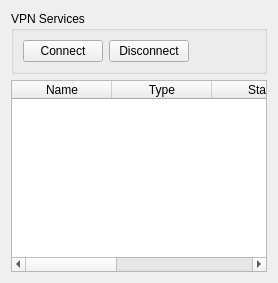
     <widget class="QWidget" name="VPN">
      <property name="whatsThis">
       <string>&lt;html&gt;&lt;head/&gt;&lt;body&gt;&lt;p&gt;&lt;br/&gt;&lt;/p&gt;&lt;/body&gt;&lt;/html&gt;</string>
      </property>
      <attribute name="title">
       <string>&amp;VPN</string>
      </attribute>
      <layout class="QGridLayout" name="gridLayout_13">
       <item row="0" column="0">
        <widget class="QGroupBox" name="groupBox_vpn_utils">
         <property name="title">
          <string>VPN Services</string>
         </property>
         <layout class="QHBoxLayout" name="horizontalLayout_9">
          <item>
           <widget class="QPushButton" name="pushButton_vpn_connect">
            <property name="enabled">
             <bool>true</bool>
            </property>
            <property name="whatsThis">
             <string>&lt;html&gt;&lt;head/&gt;&lt;body&gt;&lt;p&gt;Select a vpn service in the table below and press this button to connect the service. &lt;/p&gt;&lt;p&gt;If there is only one vpn service listed in the table pressing this button will automatically select that service and attempt to connect. &lt;/p&gt;&lt;p&gt;If information about the service is needed, a passphrase for instance, you will be prompted for it. &lt;/p&gt;&lt;/body&gt;&lt;/html&gt;</string>
            </property>
            <property name="text">
             <string>Connect</string>
            </property>
           </widget>
          </item>
          <item>
           <widget class="QPushButton" name="pushButton_vpn_disconnect">
            <property name="enabled">
             <bool>true</bool>
            </property>
            <property name="whatsThis">
             <string>&lt;html&gt;&lt;head/&gt;&lt;body&gt;&lt;p&gt;Select a vpn service in the table below and press this button to disconnect it. &lt;/p&gt;&lt;p&gt;If there is only one vpn service in the &amp;quot;ready&amp;quot; or &amp;quot;online&amp;quot; state pressing this button will automatically select that service and disconnect it. &lt;/p&gt;&lt;p&gt;This may also be used to abort a previous connection attempt.&lt;/p&gt;&lt;/body&gt;&lt;/html&gt;</string>
            </property>
            <property name="text">
             <string>Disconnect</string>
            </property>
           </widget>
          </item>
          <item>
           <spacer name="horizontalSpacer_10">
            <property name="orientation">
             <enum>Qt::Horizontal</enum>
            </property>
            <property name="sizeHint" stdset="0">
             <size>
              <width>40</width>
              <height>20</height>
             </size>
            </property>
           </spacer>
          </item>
         </layout>
        </widget>
       </item>
       <item row="3" column="0">
        <widget class="QTableWidget" name="tableWidget_vpn">
         <property name="whatsThis">
          <string>&lt;html&gt;&lt;head/&gt;&lt;body&gt;&lt;p&gt;This page shows the provisioned VPN services. Some cells in the table may only be available once a connection is estlablished. &lt;/p&gt;&lt;p&gt;&lt;span style=&quot; font-weight:600;&quot;&gt;Name:&lt;/span&gt; The name given in the provisioning file.&lt;/p&gt;&lt;p&gt;&lt;span style=&quot; font-weight:600;&quot;&gt;Type:&lt;/span&gt; The VPN type (OpenConnect, OpenVPN, PPTP, etc)&lt;/p&gt;&lt;p&gt;&lt;span style=&quot; font-weight:600;&quot;&gt;State:&lt;/span&gt; Shows the connection state of this service. Hover the mouse over the icon to popup a text description. . &lt;/p&gt;&lt;p&gt;&lt;span style=&quot; font-weight:600;&quot;&gt;Host: &lt;/span&gt;VPN Host IP.&lt;/p&gt;&lt;p&gt;&lt;span style=&quot; font-weight:600;&quot;&gt;Domain:&lt;/span&gt; The VPN Domain.&lt;br/&gt;&lt;/p&gt;&lt;/body&gt;&lt;/html&gt;</string>
         </property>
         <property name="editTriggers">
          <set>QAbstractItemView::NoEditTriggers</set>
         </property>
         <property name="showDropIndicator" stdset="0">
          <bool>false</bool>
         </property>
         <property name="dragDropOverwriteMode">
          <bool>false</bool>
         </property>
         <property name="selectionMode">
          <enum>QAbstractItemView::SingleSelection</enum>
         </property>
         <property name="selectionBehavior">
          <enum>QAbstractItemView::SelectRows</enum>
         </property>
         <property name="showGrid">
          <bool>false</bool>
         </property>
         <property name="cornerButtonEnabled">
          <bool>false</bool>
         </property>
         <property name="columnCount">
          <number>5</number>
         </property>
         <attribute name="horizontalHeaderCascadingSectionResizes">
          <bool>false</bool>
         </attribute>
         <attribute name="horizontalHeaderMinimumSectionSize">
          <number>80</number>
         </attribute>
         <attribute name="horizontalHeaderStretchLastSection">
          <bool>true</bool>
         </attribute>
         <attribute name="verticalHeaderVisible">
          <bool>false</bool>
         </attribute>
         <attribute name="verticalHeaderHighlightSections">
          <bool>false</bool>
         </attribute>
         <column>
          <property name="text">
           <string>Name</string>
          </property>
         </column>
         <column>
          <property name="text">
           <string>Type</string>
          </property>
         </column>
         <column>
          <property name="text">
           <string>State</string>
          </property>
         </column>
         <column>
          <property name="text">
           <string>Host</string>
          </property>
         </column>
         <column>
          <property name="text">
           <string>Connection</string>
          </property>
         </column>
        </widget>
       </item>
      </layout>
     </widget>
